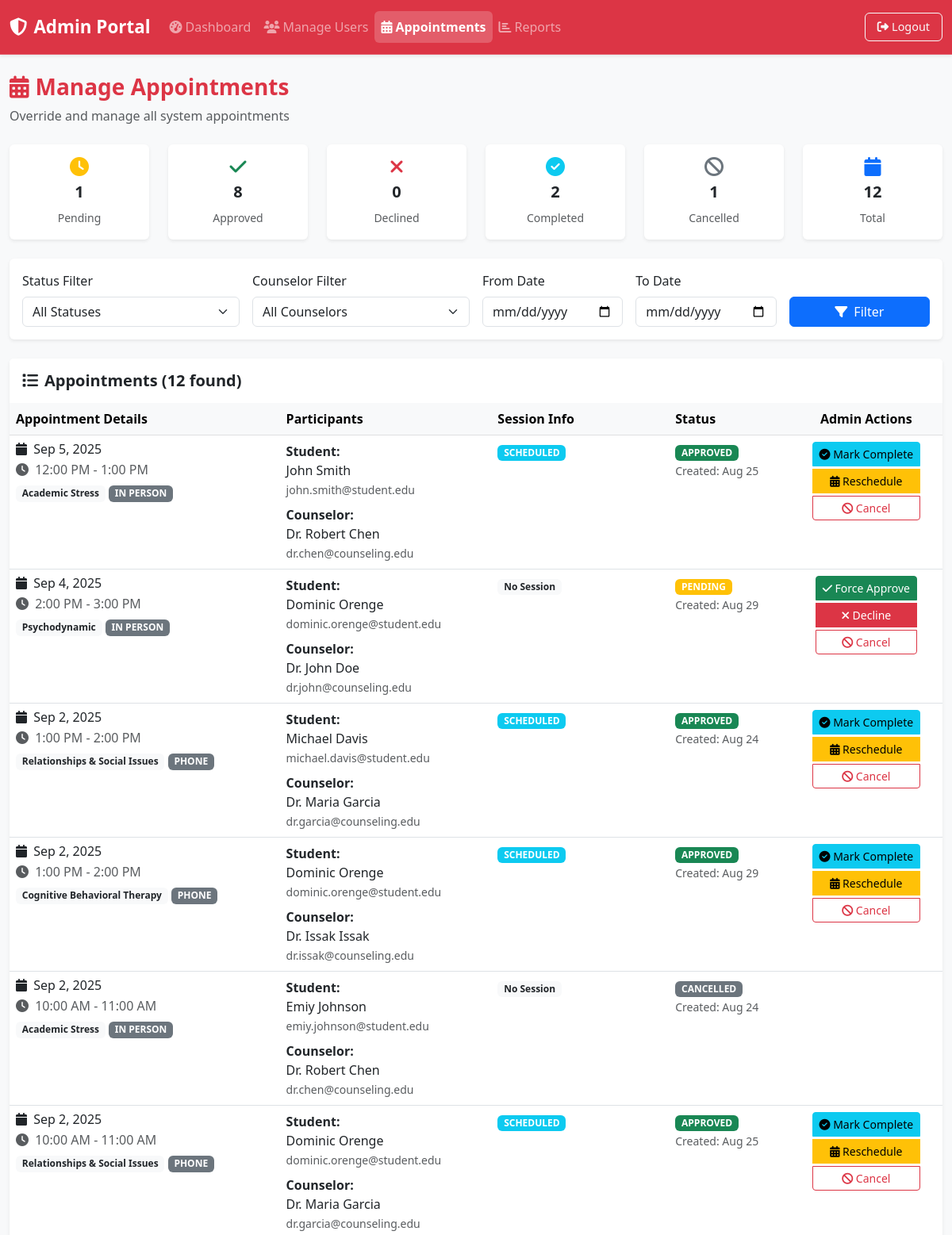
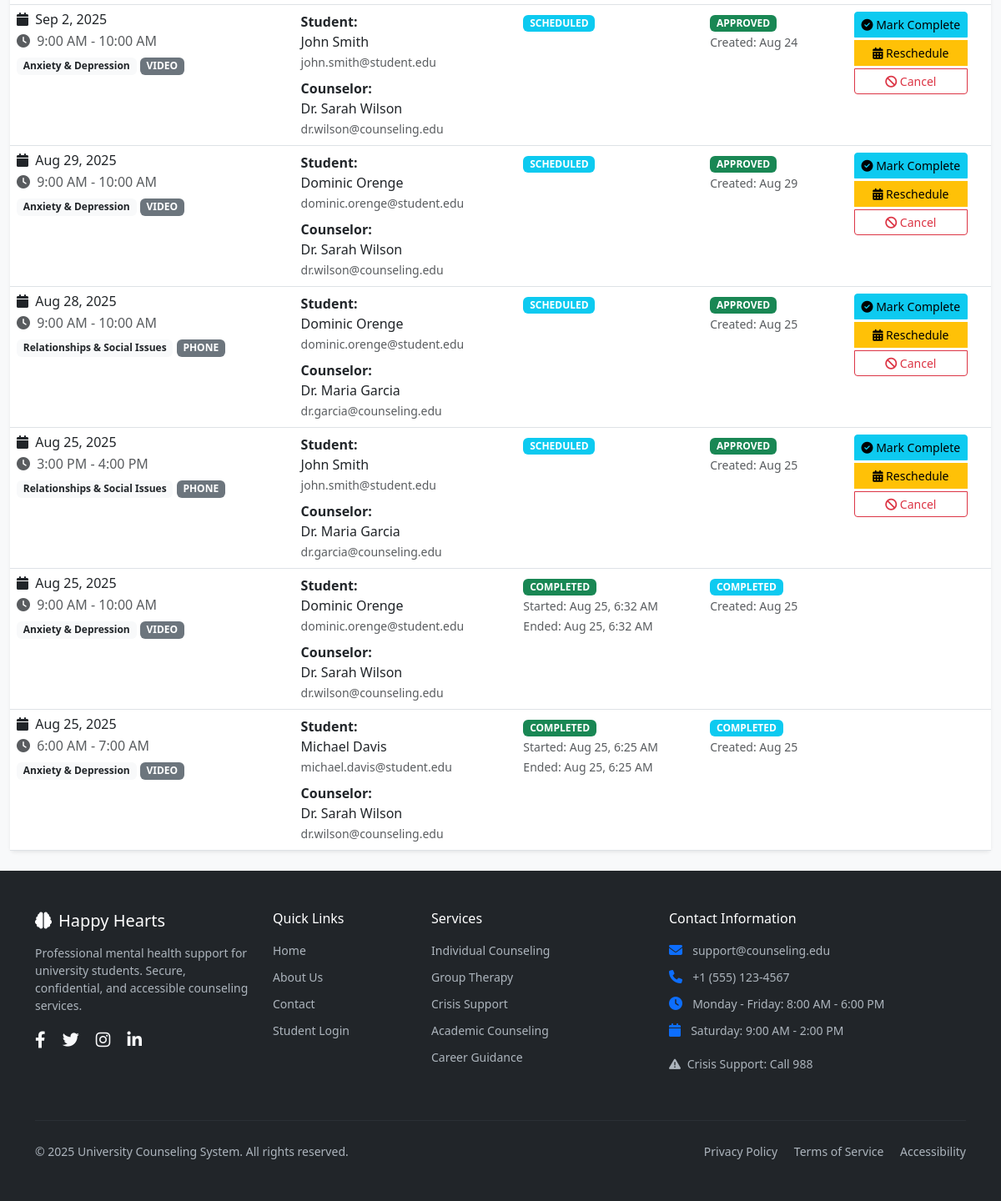
The page /admin/manage_appointments.php (signed in) on the database its author committed (2 pictures, top to bottom).
### tables this page shows
CREATE TABLE `appointments` (
  `id` bigint NOT NULL AUTO_INCREMENT,
  `student_id` bigint NOT NULL,
  `counselor_id` bigint NOT NULL,
  `start_time` datetime NOT NULL,
  `end_time` datetime NOT NULL,
  `status` enum('PENDING','APPROVED','DECLINED','CANCELLED','COMPLETED') DEFAULT 'PENDING',
  `message` text,
  `created_at` timestamp NULL DEFAULT CURRENT_TIMESTAMP,
  `updated_at` timestamp NULL DEFAULT NULL,
  PRIMARY KEY (`id`),
  KEY `counselor_id` (`counselor_id`,`start_time`),
  KEY `student_id` (`student_id`,`start_time`),
  CONSTRAINT `appointments_ibfk_1` FOREIGN KEY (`student_id`) REFERENCES `users` (`id`),
  CONSTRAINT `appointments_ibfk_2` FOREIGN KEY (`counselor_id`) REFERENCES `users` (`id`)
);

CREATE TABLE `counselor_profiles` (
  `user_id` bigint NOT NULL,
  `specialty` varchar(150) DEFAULT NULL,
  `meeting_mode` enum('IN_PERSON','VIDEO','PHONE') DEFAULT NULL,
  `bio` text,
  `location` varchar(150) DEFAULT NULL,
  PRIMARY KEY (`user_id`),
  CONSTRAINT `counselor_profiles_ibfk_1` FOREIGN KEY (`user_id`) REFERENCES `users` (`id`) ON DELETE CASCADE
);

CREATE TABLE `users` (
  `id` bigint NOT NULL AUTO_INCREMENT,
  `role` enum('STUDENT','COUNSELOR','ADMIN') NOT NULL,
  `name` varchar(150) NOT NULL,
  `email` varchar(150) NOT NULL,
  `password_hash` varchar(255) NOT NULL,
  `phone` varchar(20) DEFAULT NULL,
  `created_at` timestamp NULL DEFAULT CURRENT_TIMESTAMP,
  PRIMARY KEY (`id`),
  UNIQUE KEY `email` (`email`)
);

CREATE TABLE `sessions` (
  `id` bigint NOT NULL AUTO_INCREMENT,
  `appointment_id` bigint NOT NULL,
  `status` enum('SCHEDULED','IN_PROGRESS','COMPLETED','CANCELLED') DEFAULT 'SCHEDULED',
  `started_at` datetime DEFAULT NULL,
  `ended_at` datetime DEFAULT NULL,
  PRIMARY KEY (`id`),
  UNIQUE KEY `appointment_id` (`appointment_id`),
  CONSTRAINT `sessions_ibfk_1` FOREIGN KEY (`appointment_id`) REFERENCES `appointments` (`id`) ON DELETE CASCADE
);

### admin/manage_appointments.php (the view, shortened to what the rows shown need)
<?php
require_once '../config/db.php';
$query = "
    SELECT a.*,
           s_user.name as student_name, s_user.email as student_email, s_user.phone as student_phone,
           c_user.name as counselor_name, c_user.email as counselor_email,
           cp.specialty, cp.meeting_mode, cp.location,
           sess.id as session_id, sess.status as session_status, sess.started_at, sess.ended_at,
           (CASE
               WHEN sess.status = 'IN_PROGRESS' AND sess.started_at < DATE_SUB(NOW(), INTERVAL 2 HOUR)
               THEN 1 ELSE 0
           END) as is_stuck
    FROM appointments a
    JOIN users s_user ON a.student_id = s_user.id
    JOIN users c_user ON a.counselor_id = c_user.id
    LEFT JOIN counselor_profiles cp ON c_user.id = cp.user_id
    LEFT JOIN sessions sess ON a.id = sess.appointment_id
    WHERE 1=1
";
$params = [];
$query .= " ORDER BY a.start_time DESC";
$stmt = $pdo->prepare($query);
$stmt->execute($params);
$appointments = $stmt->fetchAll();
$stats = [];
$stmt = $pdo->query("SELECT status, COUNT(*) as count FROM appointments GROUP BY status");
while ($row = $stmt->fetch()) {
    $stats[$row['status']] = $row['count'];
}
?>
<!DOCTYPE html>
<html lang="en">
<head>
    <link href="https://cdn.jsdelivr.net/npm/bootstrap@5.3.0/dist/css/bootstrap.min.css" rel="stylesheet">
    <link href="https://cdnjs.cloudflare.com/ajax/libs/font-awesome/6.4.0/css/all.min.css" rel="stylesheet">
    <link href="../assets/css/app.css" rel="stylesheet">
</head>
<body class="bg-light">
    <div class="container-fluid py-4">
        <div class="row">
            <div class="col-12">
                <div class="d-flex justify-content-between align-items-center mb-4">
                    <div>
                        <h1 class="h3 fw-bold text-danger">
                            <i class="fas fa-calendar-alt me-2"></i>Manage Appointments
                        </h1>
                    </div>
                </div>
            </div>
        </div>
        <div class="row g-4 mb-4">
            <div class="col-md-2">
                <div class="card border-0 shadow-sm text-center">
                    <div class="card-body py-3">
                        <i class="fas fa-check-circle text-info fs-4 mb-2"></i>
                        <h5 class="fw-bold"><?= $stats['COMPLETED'] ?? 0 ?></h5>
                        <small class="text-muted">Completed</small>
                    </div>
                </div>
            </div>
        </div>
        <div class="card border-0 shadow-sm">
            <div class="card-body p-0">
                <div class="table-responsive">
                    <table class="table table-hover mb-0">
                        <thead class="table-light">
                            <tr>
                                <th>Appointment Details</th>
                                <th>Participants</th>
                                <th>Session Info</th>
                                <th>Status</th>
                                <th class="text-center">Admin Actions</th>
                            </tr>
                        </thead>
                        <tbody>
                            <?php foreach ($appointments as $appointment): ?>
                                <tr <?= $appointment['is_stuck'] ? 'class="table-warning"' : '' ?>>
                                    <td>
                                        <div>
                                            <h6 class="mb-1">
                                                <i class="fas fa-calendar me-1"></i>
                                                <?= date('M j, Y', strtotime($appointment['start_time'])) ?>
                                            </h6>
                                            <p class="mb-1 text-muted">
                                                <i class="fas fa-clock me-1"></i>
                                                <?= date('g:i A', strtotime($appointment['start_time'])) ?> -
                                                <?= date('g:i A', strtotime($appointment['end_time'])) ?>
                                            </p>
                                            <?php if ($appointment['specialty']): ?>
                                                <span class="badge bg-light text-dark"><?= htmlspecialchars($appointment['specialty']) ?></span>
                                            <?php endif; ?>
                                            <?php if ($appointment['meeting_mode']): ?>
                                                <span class="badge bg-secondary"><?= str_replace('_', ' ', $appointment['meeting_mode']) ?></span>
                                            <?php endif; ?>
                                        </div>
                                    </td>
                                    <td>
                                        <div class="mb-2">
                                            <strong>Student:</strong><br>
                                            <?= htmlspecialchars($appointment['student_name']) ?><br>
                                            <small class="text-muted"><?= htmlspecialchars($appointment['student_email']) ?></small>
                                        </div>
                                        <div>
                                            <strong>Counselor:</strong><br>
                                            <?= htmlspecialchars($appointment['counselor_name']) ?><br>
                                            <small class="text-muted"><?= htmlspecialchars($appointment['counselor_email']) ?></small>
                                        </div>
                                    </td>
                                    <td>
                                        <?php if ($appointment['session_id']): ?>
                                            <span class="badge bg-<?=
                                                $appointment['session_status'] === 'COMPLETED' ? 'success' :
                                                ($appointment['session_status'] === 'IN_PROGRESS' ? 'warning' : 'info')
                                            ?>">
                                                <?= $appointment['session_status'] ?>
                                            </span>
                                            <?php if ($appointment['started_at']): ?>
                                                <br><small class="text-muted">Started: <?= date('M j, g:i A', strtotime($appointment['started_at'])) ?></small>
                                            <?php endif; ?>
                                            <?php if ($appointment['ended_at']): ?>
                                                <br><small class="text-muted">Ended: <?= date('M j, g:i A', strtotime($appointment['ended_at'])) ?></small>
                                            <?php endif; ?>
                                        <?php else: ?>
                                            <span class="badge bg-light text-dark">No Session</span>
                                        <?php endif; ?>
                                    </td>
                                    <td>
                                        <span class="badge bg-<?=
                                            $appointment['status'] === 'APPROVED' ? 'success' :
                                            ($appointment['status'] === 'PENDING' ? 'warning' :
                                            ($appointment['status'] === 'COMPLETED' ? 'info' : 'secondary'))
                                        ?>">
                                            <?= $appointment['status'] ?>
                                        </span>
                                        <br><small class="text-muted">
                                            Created: <?= date('M j', strtotime($appointment['created_at'])) ?>
                                        </small>
                                    </td>
                                    <td class="text-center">
                                        <div class="btn-group-vertical" role="group">
                                            <?php if ($appointment['status'] === 'PENDING'): ?>
                                                <button class="btn btn-sm btn-success mb-1"
                                                        onclick="forceAction('approve', <?= $appointment['id'] ?>)">
                                                    <i class="fas fa-check"></i> Force Approve
                                                </button>
                                                <button class="btn btn-sm btn-danger mb-1"
                                                        data-bs-toggle="modal" data-bs-target="#declineModal"
                                                        data-appointment-id="<?= $appointment['id'] ?>">
                                                    <i class="fas fa-times"></i> Decline
                                                </button>
                                            <?php elseif ($appointment['status'] === 'APPROVED'): ?>
                                                <button class="btn btn-sm btn-info mb-1"
                                                        onclick="forceAction('complete', <?= $appointment['id'] ?>)">
                                                    <i class="fas fa-check-circle"></i> Mark Complete
                                                </button>
                                                <button class="btn btn-sm btn-warning mb-1"
                                                        data-bs-toggle="modal" data-bs-target="#rescheduleModal"
                                                        data-appointment-id="<?= $appointment['id'] ?>"
                                                        data-start-time="<?= $appointment['start_time'] ?>"
                                                        data-end-time="<?= $appointment['end_time'] ?>">
                                                    <i class="fas fa-calendar-alt"></i> Reschedule
                                                </button>
                                            <?php endif; ?>
                                            <?php if (!in_array($appointment['status'], ['CANCELLED', 'COMPLETED'])): ?>
                                                <button class="btn btn-sm btn-outline-danger"
                                                        data-bs-toggle="modal" data-bs-target="#cancelModal"
                                                        data-appointment-id="<?= $appointment['id'] ?>">
                                                    <i class="fas fa-ban"></i> Cancel
                                                </button>
                                            <?php endif; ?>
                                        </div>
                                    </td>
                                </tr>
                            <?php endforeach; ?>
                        </tbody>
                    </table>
                </div>
            </div>
        </div>
    </div>
</body>
</html>

### rows shown on the page
appointments: student "2", start_time "Sep 2, 2025", start_time "9:00 AM", end_time "10:00 AM", counselor_profiles.specialty "Anxiety & Depression", counselor_profiles.meeting_mode "VIDEO", student.name "John Smith", student.email "john.smith@student.edu", counselor.name "Dr. Sarah Wilson", counselor.email "dr.wilson@counseling.edu", sessions.status "SCHEDULED", status "APPROVED", created_at "Aug 24"
appointments: start_time "Sep 5, 2025", start_time "12:00 PM", end_time "1:00 PM", counselor_profiles.specialty "Academic Stress", counselor_profiles.meeting_mode "IN PERSON", student.name "John Smith", student.email "john.smith@student.edu", counselor.name "Dr. Robert Chen", counselor.email "dr.chen@counseling.edu", sessions.status "SCHEDULED", status "APPROVED", created_at "Aug 25"
appointments: start_time "Sep 4, 2025", start_time "2:00 PM", end_time "3:00 PM", counselor_profiles.specialty "Psychodynamic", counselor_profiles.meeting_mode "IN PERSON", student.name "Dominic Orenge", student.email "dominic.orenge@student.edu", counselor.name "Dr. John Doe", counselor.email "dr.john@counseling.edu", shows "No Session", status "PENDING", created_at "Aug 29"
appointments: start_time "Sep 2, 2025", start_time "1:00 PM", end_time "2:00 PM", counselor_profiles.specialty "Relationships & Social Issues", counselor_profiles.meeting_mode "PHONE", student.name "Michael Davis", student.email "michael.davis@student.edu", counselor.name "Dr. Maria Garcia", counselor.email "dr.garcia@counseling.edu", sessions.status "SCHEDULED", status "APPROVED", created_at "Aug 24"
appointments: start_time "Sep 2, 2025", start_time "1:00 PM", end_time "2:00 PM", counselor_profiles.specialty "Cognitive Behavioral Therapy", counselor_profiles.meeting_mode "PHONE", student.name "Dominic Orenge", student.email "dominic.orenge@student.edu", counselor.name "Dr. Issak Issak", counselor.email "dr.issak@counseling.edu", sessions.status "SCHEDULED", status "APPROVED", created_at "Aug 29"
appointments: start_time "Sep 2, 2025", start_time "10:00 AM", end_time "11:00 AM", counselor_profiles.specialty "Academic Stress", counselor_profiles.meeting_mode "IN PERSON", student.name "Emiy Johnson", student.email "emiy.johnson@student.edu", counselor.name "Dr. Robert Chen", counselor.email "dr.chen@counseling.edu", shows "No Session", status "CANCELLED", created_at "Aug 24"
appointments: start_time "Sep 2, 2025", start_time "10:00 AM", end_time "11:00 AM", counselor_profiles.specialty "Relationships & Social Issues", counselor_profiles.meeting_mode "PHONE", student.name "Dominic Orenge", student.email "dominic.orenge@student.edu", counselor.name "Dr. Maria Garcia", counselor.email "dr.garcia@counseling.edu", sessions.status "SCHEDULED", status "APPROVED", created_at "Aug 25"
appointments: start_time "Aug 29, 2025", start_time "9:00 AM", end_time "10:00 AM", counselor_profiles.specialty "Anxiety & Depression", counselor_profiles.meeting_mode "VIDEO", student.name "Dominic Orenge", student.email "dominic.orenge@student.edu", counselor.name "Dr. Sarah Wilson", counselor.email "dr.wilson@counseling.edu", sessions.status "SCHEDULED", status "APPROVED", created_at "Aug 29"
appointments: start_time "Aug 28, 2025", start_time "9:00 AM", end_time "10:00 AM", counselor_profiles.specialty "Relationships & Social Issues", counselor_profiles.meeting_mode "PHONE", student.name "Dominic Orenge", student.email "dominic.orenge@student.edu", counselor.name "Dr. Maria Garcia", counselor.email "dr.garcia@counseling.edu", sessions.status "SCHEDULED", status "APPROVED", created_at "Aug 25"
appointments: start_time "Aug 25, 2025", start_time "3:00 PM", end_time "4:00 PM", counselor_profiles.specialty "Relationships & Social Issues", counselor_profiles.meeting_mode "PHONE", student.name "John Smith", student.email "john.smith@student.edu", counselor.name "Dr. Maria Garcia", counselor.email "dr.garcia@counseling.edu", sessions.status "SCHEDULED", status "APPROVED", created_at "Aug 25"
appointments: start_time "Aug 25, 2025", start_time "9:00 AM", end_time "10:00 AM", counselor_profiles.specialty "Anxiety & Depression", counselor_profiles.meeting_mode "VIDEO", student.name "Dominic Orenge", student.email "dominic.orenge@student.edu", counselor.name "Dr. Sarah Wilson", counselor.email "dr.wilson@counseling.edu", sessions.status "COMPLETED", sessions.started_at "Aug 25, 6:32 AM", sessions.ended_at "Aug 25, 6:32 AM", status "COMPLETED", created_at "Aug 25"
appointments: start_time "Aug 25, 2025", start_time "6:00 AM", end_time "7:00 AM", counselor_profiles.specialty "Anxiety & Depression", counselor_profiles.meeting_mode "VIDEO", student.name "Michael Davis", student.email "michael.davis@student.edu", counselor.name "Dr. Sarah Wilson", counselor.email "dr.wilson@counseling.edu", sessions.status "COMPLETED", sessions.started_at "Aug 25, 6:25 AM", sessions.ended_at "Aug 25, 6:25 AM", status "COMPLETED", created_at "Aug 25"

### other values the page prints
$stats['PENDING'] "1"
$stats['APPROVED'] "8"
$stats['DECLINED'] "0"
$stats['CANCELLED'] "1"
array_sum($stats) "12"
count($appointments) "12"
